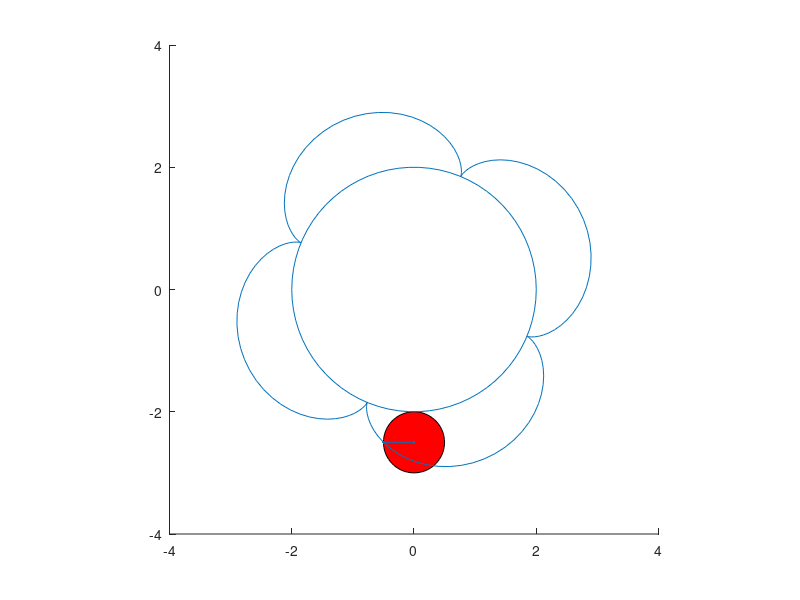

Recreate this plot in MATLAB.
function anim_epithrochoid
%animation of EPITROCHOID
%epitrochoid(r1,r2,len);
%r1=radius of fixed circle on which smaller circle rolls
%r2=radius of rolling circle
%len=line connected to centre of rolling circle
%example: epitrochoid(1,0.25,0.5);
%         epitrochoid(1,0.25,1);
%this code also trace epicycloid
%when r2=len then it becomes epicycloid
%example for epicycloid: epitrochoid(1,0.25,0.25);
%always keep r1>r2
n=0;
dtheta=pi/20;  %increase in angle per iteration
r1=2;          %radius of fixed circle on which smaller circle rolls
r2=0.5;        %radius of rolling circle
len=0.5;       %line connected to centre of rolling circle
roughx=[];     %variable to trace trochoid
roughy=[];     %variable to trace trochoid
upto=2*pi*r1/r2+dtheta; %rotate upto
t=linspace(0,2*pi,75);

[x,y]=pol2cart(t,r2);
h1=patch(x,y,'r');%draw rolling circle


[phil,rl]=cart2pol([-len 0],[0 0]);
h2=line(0,0);%draw line connected to centre of rolling circle

[x_fix,y_fix]=pol2cart(t,r1);
line(x_fix,y_fix);%draw fixed circle,only once because it is fixed

axis equal
axis(r1*[-2 2 -2 2]) %fix axis

while n<upto && ishandle(h1)
    [xl,yl]=pol2cart(phil-n,rl); %rotate line
    [x2,y2]=transform2d(xl,yl,0,-(r1+r2),-n*r2/r1,0,r1+r2);
    set(h2,'xdata',x2,'ydata',y2);%draw line
    
    [x,y]=pol2cart(t,r2); %rotate circle
    [x3,y3]=transform2d(x,y,0,-(r1+r2),-n*r2/r1,0,r1+r2);
    set(h1,'xdata',x3,'ydata',y3);%draw rolling circle
    
    line([roughx x2(1)],[roughy y2(1)]);%trace trochoid
    roughx=x2(1);
    roughy=y2(1);
    
    pause(0.025)
    n=n+dtheta;
end


function [xd,yd]=transform2d(x,y,tx,ty,phi,xr,yr)
%2d transformation without scaling
%[xd,yd]=transform2d(x,y,tx,ty,phi,xr,yr)
xd=x.*cos(phi)-y.*sin(phi)+xr.*(1-cos(phi))+yr.*sin(phi)+tx;
yd=x.*sin(phi)+y.*cos(phi)+yr.*(1-cos(phi))-xr.*sin(phi)+ty;
